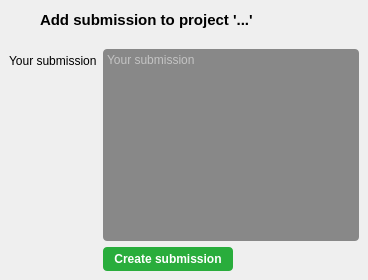
        <widget class="CreateSubmissionPage" name="make_submission_page">
         <layout class="QVBoxLayout" name="verticalLayout">
          <property name="spacing">
           <number>0</number>
          </property>
          <property name="leftMargin">
           <number>0</number>
          </property>
          <property name="topMargin">
           <number>0</number>
          </property>
          <property name="rightMargin">
           <number>0</number>
          </property>
          <property name="bottomMargin">
           <number>0</number>
          </property>
          <item>
           <widget class="QWidget" name="widget_15" native="true">
            <property name="sizePolicy">
             <sizepolicy hsizetype="Preferred" vsizetype="Fixed">
              <horstretch>0</horstretch>
              <verstretch>0</verstretch>
             </sizepolicy>
            </property>
            <property name="minimumSize">
             <size>
              <width>0</width>
              <height>40</height>
             </size>
            </property>
            <property name="maximumSize">
             <size>
              <width>16777215</width>
              <height>40</height>
             </size>
            </property>
            <layout class="QHBoxLayout" name="horizontalLayout_11">
             <property name="spacing">
              <number>0</number>
             </property>
             <property name="leftMargin">
              <number>0</number>
             </property>
             <property name="topMargin">
              <number>0</number>
             </property>
             <property name="rightMargin">
              <number>0</number>
             </property>
             <property name="bottomMargin">
              <number>0</number>
             </property>
             <item>
              <widget class="QWidget" name="add_submission_back_container" native="true">
               <layout class="QHBoxLayout" name="horizontalLayout_12">
                <property name="spacing">
                 <number>0</number>
                </property>
                <property name="leftMargin">
                 <number>0</number>
                </property>
                <property name="topMargin">
                 <number>0</number>
                </property>
                <property name="rightMargin">
                 <number>0</number>
                </property>
                <property name="bottomMargin">
                 <number>0</number>
                </property>
                <item>
                 <spacer name="horizontalSpacer_17">
                  <property name="orientation">
                   <enum>Qt::Horizontal</enum>
                  </property>
                  <property name="sizeType">
                   <enum>QSizePolicy::Minimum</enum>
                  </property>
                  <property name="sizeHint" stdset="0">
                   <size>
                    <width>10</width>
                    <height>20</height>
                   </size>
                  </property>
                 </spacer>
                </item>
                <item>
                 <widget class="QToolButton" name="add_submission_back_button">
                  <property name="minimumSize">
                   <size>
                    <width>0</width>
                    <height>30</height>
                   </size>
                  </property>
                  <property name="maximumSize">
                   <size>
                    <width>16777215</width>
                    <height>30</height>
                   </size>
                  </property>
                  <property name="cursor">
                   <cursorShape>PointingHandCursor</cursorShape>
                  </property>
                  <property name="styleSheet">
                   <string notr="true">border: none;</string>
                  </property>
                  <property name="text">
                   <string/>
                  </property>
                  <property name="icon">
                   <iconset>
                    <normaloff>../images/back.png</normaloff>../images/back.png</iconset>
                  </property>
                 </widget>
                </item>
               </layout>
              </widget>
             </item>
             <item>
              <widget class="QLabel" name="add_submission_header_label">
               <property name="sizePolicy">
                <sizepolicy hsizetype="Preferred" vsizetype="Expanding">
                 <horstretch>0</horstretch>
                 <verstretch>0</verstretch>
                </sizepolicy>
               </property>
               <property name="minimumSize">
                <size>
                 <width>0</width>
                 <height>0</height>
                </size>
               </property>
               <property name="maximumSize">
                <size>
                 <width>16777215</width>
                 <height>16777215</height>
                </size>
               </property>
               <property name="styleSheet">
                <string notr="true">font-weight: bold; font-size: 15px; margin-left: 7px;</string>
               </property>
               <property name="text">
                <string>Add submission to project '...'</string>
               </property>
               <property name="alignment">
                <set>Qt::AlignLeading|Qt::AlignLeft|Qt::AlignVCenter</set>
               </property>
              </widget>
             </item>
             <item>
              <spacer name="horizontalSpacer_18">
               <property name="orientation">
                <enum>Qt::Horizontal</enum>
               </property>
               <property name="sizeHint" stdset="0">
                <size>
                 <width>40</width>
                 <height>20</height>
                </size>
               </property>
              </spacer>
             </item>
            </layout>
           </widget>
          </item>
          <item>
           <widget class="QWidget" name="widget_11" native="true">
            <layout class="QFormLayout" name="formLayout_5">
             <property name="fieldGrowthPolicy">
              <enum>QFormLayout::ExpandingFieldsGrow</enum>
             </property>
             <property name="formAlignment">
              <set>Qt::AlignLeading|Qt::AlignLeft|Qt::AlignTop</set>
             </property>
             <item row="0" column="0">
              <widget class="QLabel" name="label_16">
               <property name="text">
                <string>Your submission</string>
               </property>
              </widget>
             </item>
             <item row="1" column="1">
              <widget class="QPushButton" name="make_submission_button">
               <property name="sizePolicy">
                <sizepolicy hsizetype="Fixed" vsizetype="Fixed">
                 <horstretch>0</horstretch>
                 <verstretch>24</verstretch>
                </sizepolicy>
               </property>
               <property name="minimumSize">
                <size>
                 <width>130</width>
                 <height>24</height>
                </size>
               </property>
               <property name="maximumSize">
                <size>
                 <width>130</width>
                 <height>16777215</height>
                </size>
               </property>
               <property name="cursor">
                <cursorShape>PointingHandCursor</cursorShape>
               </property>
               <property name="styleSheet">
                <string notr="true">border: none;
border-radius: 4px;
background-color: rgb(41, 173, 60);
color: white;
font-weight: bold;
font-size: 12px;</string>
               </property>
               <property name="text">
                <string>Create submission</string>
               </property>
              </widget>
             </item>
             <item row="0" column="1">
              <widget class="QPlainTextEdit" name="submission_input">
               <property name="styleSheet">
                <string notr="true">background-color: #888;
border-radius: 4px;
color: white;</string>
               </property>
               <property name="placeholderText">
                <string>Your submission</string>
               </property>
              </widget>
             </item>
            </layout>
           </widget>
          </item>
         </layout>
        </widget>
